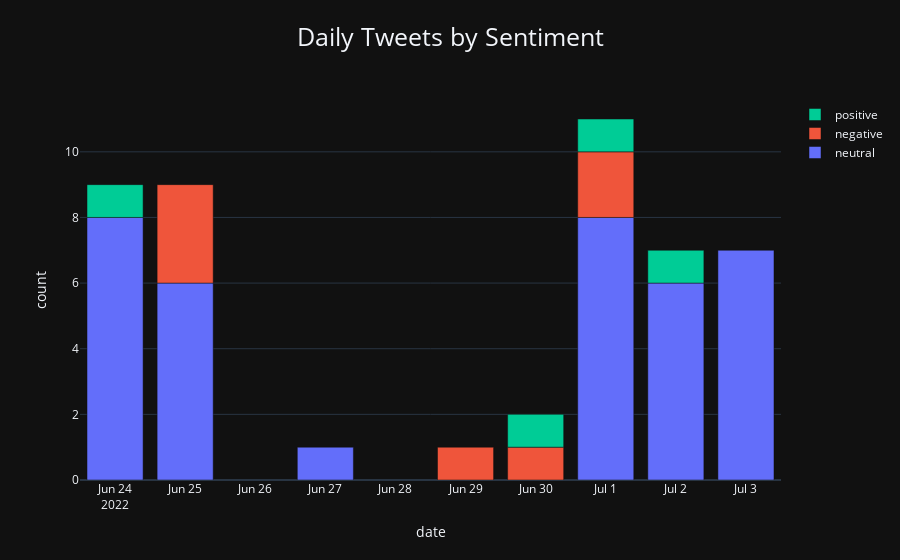

Source (notebook cell):
### Code cell
sent_bar(twt_df, 'date', 'count', 'tweet_finBERT', "Daily Tweets by Sentiment").show()

### Figure 1 — Plotly figure (JSON) as saved in the notebook; plotly's stock layout.template omitted (floating-point values rounded to 4 significant figures)
{"data": [{"alignmentgroup": "True", "hovertemplate": "tweet_finBERT=neutral<br>date=%{x}<br>count=%{y}<extra></extra>", "legendgroup": "neutral", "marker": {"color": "#636efa", "pattern": {"shape": ""}}, "name": "neutral", "offsetgroup": "neutral", "orientation": "v", "showlegend": true, "textposition": "auto", "type": "bar", "x": ["2022-06-24T00:00:00", "2022-06-25T00:00:00", "2022-06-27T00:00:00", "2022-07-01T00:00:00", "2022-07-02T00:00:00", "2022-07-03T00:00:00"], "xaxis": "x", "y": [8, 6, 1, 8, 6, 7], "yaxis": "y"}, {"alignmentgroup": "True", "hovertemplate": "tweet_finBERT=negative<br>date=%{x}<br>count=%{y}<extra></extra>", "legendgroup": "negative", "marker": {"color": "#EF553B", "pattern": {"shape": ""}}, "name": "negative", "offsetgroup": "negative", "orientation": "v", "showlegend": true, "textposition": "auto", "type": "bar", "x": ["2022-06-25T00:00:00", "2022-06-29T00:00:00", "2022-06-30T00:00:00", "2022-07-01T00:00:00"], "xaxis": "x", "y": [3, 1, 1, 2], "yaxis": "y"}, {"alignmentgroup": "True", "hovertemplate": "tweet_finBERT=positive<br>date=%{x}<br>count=%{y}<extra></extra>", "legendgroup": "positive", "marker": {"color": "#00cc96", "pattern": {"shape": ""}}, "name": "positive", "offsetgroup": "positive", "orientation": "v", "showlegend": true, "textposition": "auto", "type": "bar", "x": ["2022-06-24T00:00:00", "2022-06-30T00:00:00", "2022-07-01T00:00:00", "2022-07-02T00:00:00"], "xaxis": "x", "y": [1, 1, 1, 1], "yaxis": "y"}], "layout": {"barmode": "relative", "legend": {"title": {"text": ""}, "tracegroupgap": 0, "traceorder": "reversed"}, "title": {"font": {"size": 25}, "text": "Daily Tweets by Sentiment", "x": 0.5, "xanchor": "center", "y": 0.95, "yanchor": "top"}, "xaxis": {"anchor": "y", "domain": [0, 1], "dtick": "D1", "title": {"text": "date"}}, "yaxis": {"anchor": "x", "domain": [0, 1], "title": {"text": "count"}}}}
